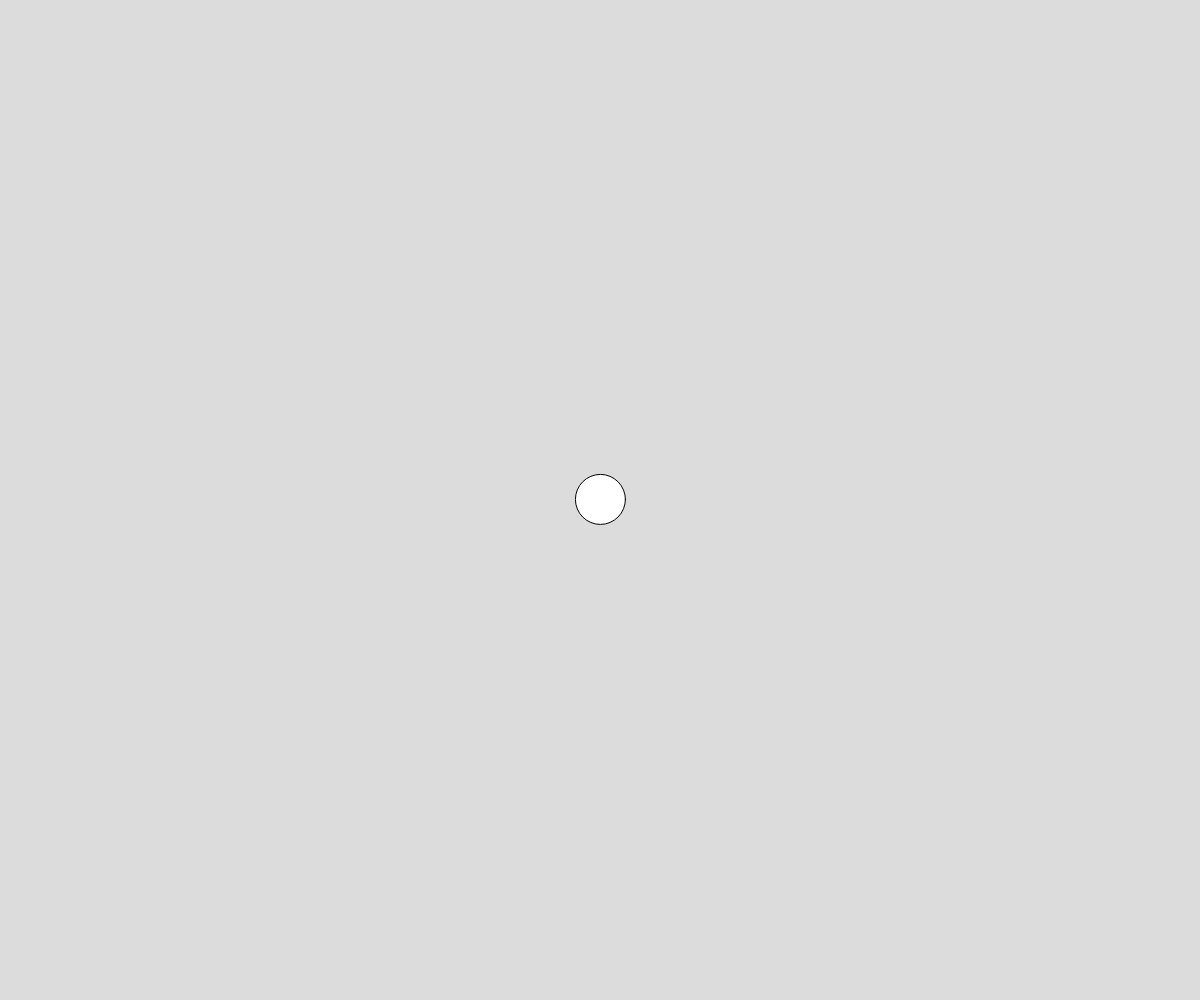
Frame 1 (no input)
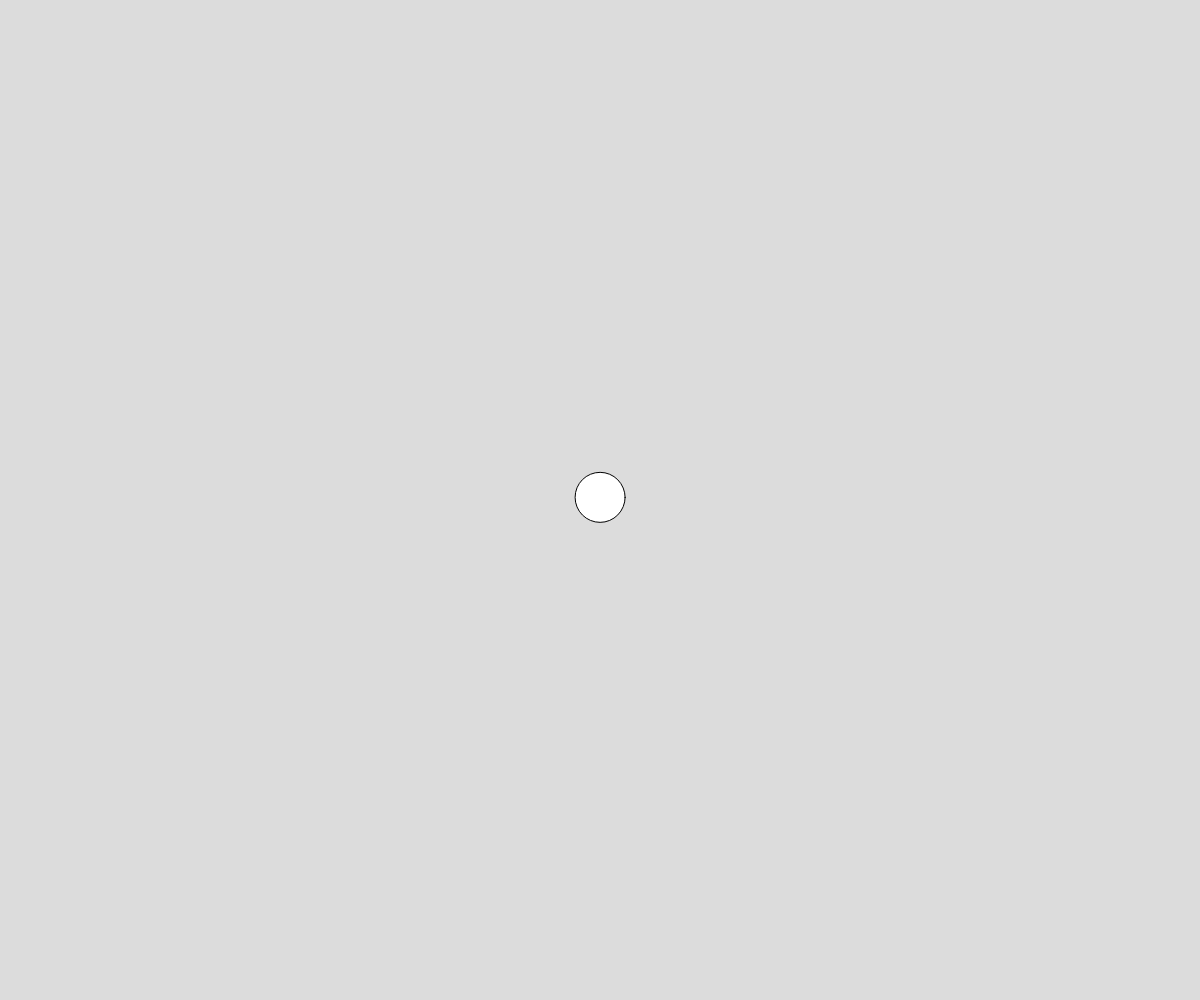
Frame 60 (no input)
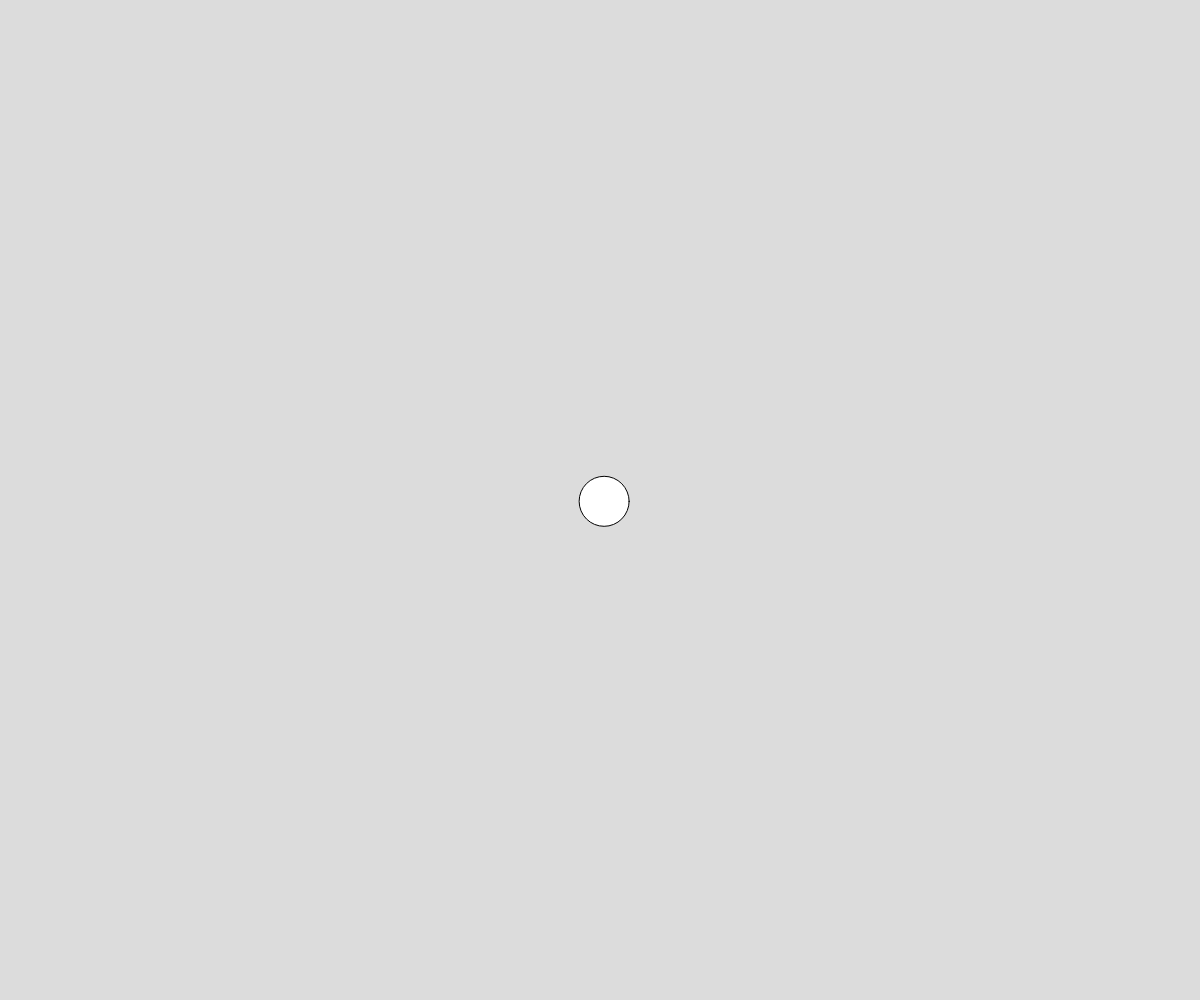
Frame 120 (the mouse pressed at the canvas centre since frame 60)

The p5.js sketch that drew these frames (run headless with seeded random() and noise() and a simulated clock; from frame 60 on, the mouse is pressed at the canvas centre):

// p5.js sketch
// ── sketch.js
let x;
let y;

function setup() {
  createCanvas(windowWidth, windowHeight);
  x = width * 0.5;
  y = height * 0.5;
}

function windowResized() {
  resizeCanvas(windowWidth, windowHeight);
}

function draw() {
  background(220);
  // add a little wiggle to the circle's position
  x += random(-1, 1);
  y += random(-1, 1);
  circle(x, y, 50);
  
}

function mousePressed() {
  x = mouseX;
  y = mouseY;
}
